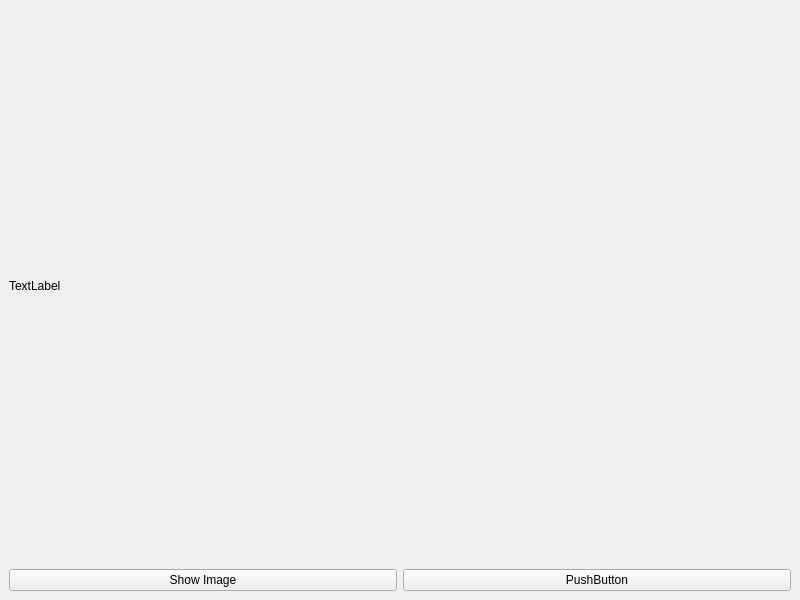
<?xml version="1.0" encoding="UTF-8"?>
<ui version="4.0">
 <class>MainWindow</class>
 <widget class="QMainWindow" name="MainWindow">
  <property name="geometry">
   <rect>
    <x>0</x>
    <y>0</y>
    <width>800</width>
    <height>600</height>
   </rect>
  </property>
  <property name="windowTitle">
   <string>MainWindow</string>
  </property>
  <widget class="QWidget" name="centralWidget">
   <property name="minimumSize">
    <size>
     <width>0</width>
     <height>600</height>
    </size>
   </property>
   <property name="maximumSize">
    <size>
     <width>16777215</width>
     <height>600</height>
    </size>
   </property>
   <layout class="QHBoxLayout" name="horizontalLayout_2">
    <item>
     <layout class="QVBoxLayout" name="verticalLayout">
      <item>
       <widget class="QLabel" name="label">
        <property name="text">
         <string>TextLabel</string>
        </property>
       </widget>
      </item>
      <item>
       <layout class="QHBoxLayout" name="horizontalLayout">
        <item>
         <widget class="QPushButton" name="pushButton">
          <property name="text">
           <string>Show Image</string>
          </property>
         </widget>
        </item>
        <item>
         <widget class="QPushButton" name="pushButton_2">
          <property name="text">
           <string>PushButton</string>
          </property>
         </widget>
        </item>
       </layout>
      </item>
     </layout>
    </item>
   </layout>
  </widget>
 </widget>
 <resources/>
 <connections/>
</ui>
